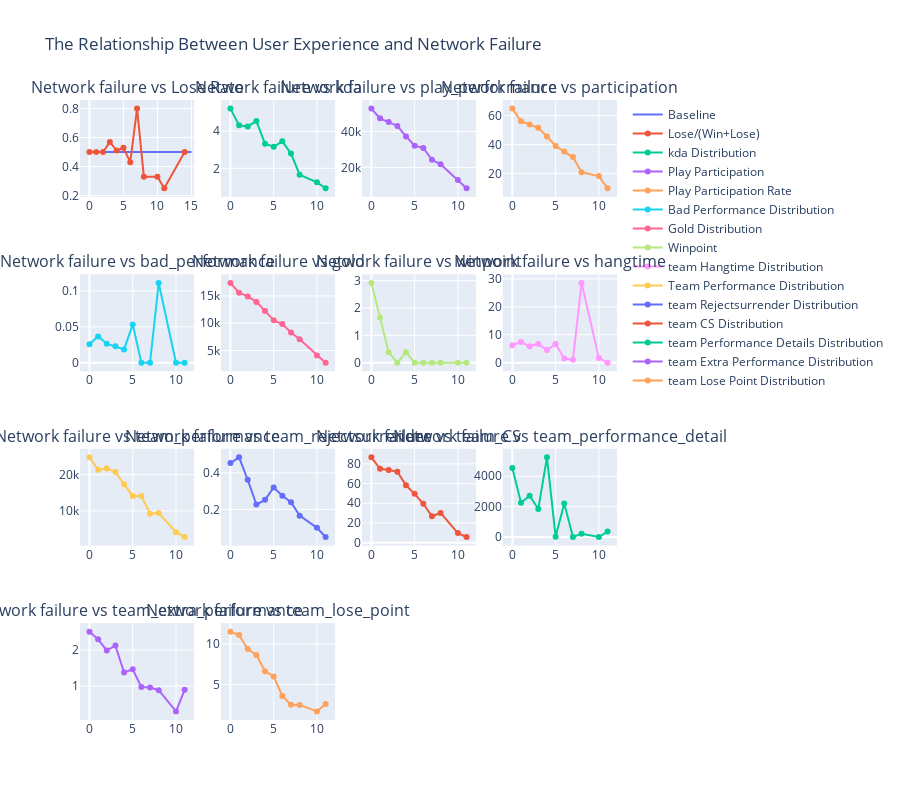

Write notebook code for a chart like this one.
### Code cell
path = r'C:/Users/Ready Player One/Desktop/data'
data = pd.read_csv(path, index_col=None, header=0, sep=",")

#关于网络掉线次数的统计
network_failure_index=data.network_failure.value_counts(sort=True).sort_index().index
network_roomresult_count=data['roomresult'].groupby(data.network_failure).value_counts(dropna=True)
network_failure=pd.DataFrame(network_roomresult_count).rename(columns={'roomresult':'values'}).reset_index()
win_n=network_failure.loc[network_failure['roomresult']=='Win']
lose_n=network_failure.loc[network_failure['roomresult']=='Lose']
weight=pd.DataFrame(np.arange(1.3,0.1,-0.1))
wl_network_failure=win_n.merge(lose_n,how='left',left_on=win_n['network_failure'],right_on=lose_n['network_failure'])
lose_network_rate=(wl_network_failure['values_y']/(wl_network_failure['values_y']+wl_network_failure['values_x'])).round(2)

#定义聚合函数
self_network_mean=pd.concat([data.loc[:,'kda':'hangtime'].groupby(data.network_failure).mean(),weight], axis=1,ignore_index=False).rename(columns={0: 'weight'}).dropna()
self_network_mean=self_network_mean.loc[:,'kda':'hangtime'].multiply(self_network_mean.weight, axis="index")
team_network_mean=pd.concat([data.loc[:,'team_performance':'team_lose_point'].groupby(data.network_failure).mean(),weight], axis=1,ignore_index=False).rename(columns={0: 'weight'}).dropna()
team_network_mean=team_network_mean.loc[:,'team_performance':'team_lose_point'].multiply(team_network_mean.weight, axis="index")

# 绘制可视化图片验证猜想
name_list1=pd.concat([lose_network_rate,data.loc[:,'kda':'hangtime']],axis=1,ignore_index=False).rename(columns={0: 'Lose Rate'})
name_list1=pd.concat([name_list1,data.loc[:,'team_performance':'team_lose_point']],axis=1,ignore_index=False).columns.values.tolist()
def name():
    new_name_list1=[]
    for names in name_list1:
        answer='Network failure vs'+' '+names
        new_name_list1.append(answer)
    return new_name_list1
notice_line=np.ones(16)/2
network_failure = make_subplots(rows=4, cols=4,subplot_titles=(name()))

network_failure.add_trace(
    go.Scatter(
        y=notice_line,
        name='Baseline',
        mode='lines'),row=1, col=1)

network_failure.add_trace(
    go.Scatter(
        x=network_failure_index,
        y=lose_network_rate,
        name='Lose/(Win+Lose)'),row=1, col=1)

network_failure.add_trace(
    go.Scatter(
        x=network_failure_index,
        y=self_network_mean.kda,
        name='kda Distribution',
        mode='lines+markers'),row=1, col=2)

network_failure.add_trace(
    go.Scatter(
        x=network_failure_index,
        y=self_network_mean.play_performance,
        name='Play Participation',
        mode='lines+markers'),row=1, col=3)

network_failure.add_trace(    
    go.Scatter(
        x=network_failure_index, 
        y=self_network_mean.participation, 
        name='Play Participation Rate',
        mode='lines+markers'),row=1, col=4)

network_failure.add_trace(    
    go.Scatter(
        x=network_failure_index, 
        y=self_network_mean.bad_performance, 
        name='Bad Performance Distribution',
        mode='lines+markers'),row=2, col=1)

network_failure.add_trace(    
    go.Scatter(
        x=network_failure_index, 
        y=self_network_mean.gold, 
        name='Gold Distribution',
        mode='lines+markers'),row=2, col=2)

network_failure.add_trace(
    go.Scatter(
        x=network_failure_index, 
        y=self_network_mean.winpoint, 
        name='Winpoint',
        mode='lines+markers'),row=2, col=3)

network_failure.add_trace(
    go.Scatter(
        x=network_failure_index, 
        y=self_network_mean.hangtime, 
        name='team Hangtime Distribution',
        mode='lines+markers'),row=2, col=4)

network_failure.add_trace(
    go.Scatter(
        x=network_failure_index, 
        y=team_network_mean.team_performance, 
        name='Team Performance Distribution',
        mode='lines+markers'),row=3, col=1)

network_failure.add_trace(
    go.Scatter(
        x=network_failure_index, 
        y=team_network_mean.team_rejectsurrender, 
        name='team Rejectsurrender Distribution',
        mode='lines+markers'),row=3, col=2)

network_failure.add_trace(
    go.Scatter(
        x=network_failure_index, 
        y=team_network_mean.team_CS, 
        name='team CS Distribution',
        mode='lines+markers'),row=3, col=3)

network_failure.add_trace(
    go.Scatter(
        x=network_failure_index, 
        y=team_network_mean.team_performance_detail, 
        name='team Performance Details Distribution',
        mode='lines+markers'),row=3, col=4)

network_failure.add_trace(
    go.Scatter(
        x=network_failure_index, 
        y=team_network_mean.team_extra_performance, 
        name='team Extra Performance Distribution',
        mode='lines+markers'),row=4, col=1)

network_failure.add_trace(
    go.Scatter(
        x=network_failure_index, 
        y=team_network_mean.team_lose_point, 
        name='team Lose Point Distribution',
        mode='lines+markers'),row=4, col=2)

network_failure=network_failure.update_layout(height=800,title_text="The Relationship Between User Experience and Network Failure")
network_failure.show()
'''
分析与假设一之间的关系
1.总体上：随着掉线次数的增加，个人玩家和团队体验逐渐变得不佳；
2.玩家个人失败概率将逐渐增大,始终小于50%。其他指标如kda，个人战绩，个人参团率，个人获得金币量，个人胜利点都在平稳下降
3.从团队的视角来看，补兵数量，击杀敌人数量，击杀大小龙数量和团队点数随着断线次数增加而下降

问题：bad_performance和hangtime出现类似性，但在6-7处于最低值，不符合线段一直上升的假象趋势
     team_performance_detail(塔/怪)指数波动比较明显，在4/6出现较高异常值
'''

### Figure 1 — Plotly figure (JSON) as saved in the notebook; plotly's stock layout.template omitted (floating-point values rounded to 4 significant figures)
{"data": [{"mode": "lines", "name": "Baseline", "type": "scatter", "xaxis": "x", "y": [0.5, 0.5, 0.5, 0.5, 0.5, 0.5, 0.5, 0.5, 0.5, 0.5, 0.5, 0.5, 0.5, 0.5, 0.5, 0.5], "yaxis": "y"}, {"name": "Lose/(Win+Lose)", "type": "scatter", "x": [0, 1, 2, 3, 4, 5, 6, 7, 8, 10, 11, 14], "xaxis": "x", "y": [0.5, 0.5, 0.5, 0.57, 0.51, 0.53, 0.43, 0.8, 0.33, 0.33, 0.25, 0.5], "yaxis": "y"}, {"mode": "lines+markers", "name": "kda Distribution", "type": "scatter", "x": [0, 1, 2, 3, 4, 5, 6, 7, 8, 10, 11, 14], "xaxis": "x2", "y": [5.225, 4.32, 4.26, 4.553, 3.323, 3.163, 3.457, 2.796, 1.657, 1.24, 0.9205], "yaxis": "y2"}, {"mode": "lines+markers", "name": "Play Participation", "type": "scatter", "x": [0, 1, 2, 3, 4, 5, 6, 7, 8, 10, 11, 14], "xaxis": "x3", "y": [52710.0, 47290.0, 45210.0, 43060.0, 37230.0, 32050.0, 30780.0, 24230.0, 21730.0, 13010.0, 8383.0], "yaxis": "y3"}, {"mode": "lines+markers", "name": "Play Participation Rate", "type": "scatter", "x": [0, 1, 2, 3, 4, 5, 6, 7, 8, 10, 11, 14], "xaxis": "x4", "y": [64.87, 56.16, 53.87, 51.65, 45.6, 39.07, 35.22, 31.44, 20.94, 18.3, 9.9], "yaxis": "y4"}, {"mode": "lines+markers", "name": "Bad Performance Distribution", "type": "scatter", "x": [0, 1, 2, 3, 4, 5, 6, 7, 8, 10, 11, 14], "xaxis": "x5", "y": [0.02552, 0.03662, 0.02642, 0.02273, 0.01849, 0.05333, 0, 0, 0.1111, 0, 0], "yaxis": "y5"}, {"mode": "lines+markers", "name": "Gold Distribution", "type": "scatter", "x": [0, 1, 2, 3, 4, 5, 6, 7, 8, 10, 11, 14], "xaxis": "x6", "y": [17360.0, 15570.0, 14900.0, 13900.0, 12250.0, 10520.0, 9833.0, 8307.0, 7072.0, 4103.0, 2776.0], "yaxis": "y6"}, {"mode": "lines+markers", "name": "Winpoint", "type": "scatter", "x": [0, 1, 2, 3, 4, 5, 6, 7, 8, 10, 11, 14], "xaxis": "x7", "y": [2.916, 1.652, 0.3825, 0, 0.3822, 0, 0, 0, 0, 0, 0], "yaxis": "y7"}, {"mode": "lines+markers", "name": "team Hangtime Distribution", "type": "scatter", "x": [0, 1, 2, 3, 4, 5, 6, 7, 8, 10, 11, 14], "xaxis": "x8", "y": [6.265, 7.383, 5.852, 6.727, 4.531, 6.693, 1.5, 1.08, 28.56, 1.7, 0], "yaxis": "y8"}, {"mode": "lines+markers", "name": "Team Performance Distribution", "type": "scatter", "x": [0, 1, 2, 3, 4, 5, 6, 7, 8, 10, 11, 14], "xaxis": "x9", "y": [24770.0, 21340.0, 21710.0, 20730.0, 17320.0, 14110.0, 14090.0, 9207.0, 9386.0, 4127.0, 2787.0], "yaxis": "y9"}, {"mode": "lines+markers", "name": "team Rejectsurrender Distribution", "type": "scatter", "x": [0, 1, 2, 3, 4, 5, 6, 7, 8, 10, 11, 14], "xaxis": "x10", "y": [0.4534, 0.4847, 0.3624, 0.2273, 0.2527, 0.32, 0.275, 0.24, 0.1667, 0.1, 0.05], "yaxis": "y10"}, {"mode": "lines+markers", "name": "team CS Distribution", "type": "scatter", "x": [0, 1, 2, 3, 4, 5, 6, 7, 8, 10, 11, 14], "xaxis": "x11", "y": [86.67, 74.99, 73.84, 71.97, 58.22, 49.6, 39.5, 26.76, 30.17, 9.7, 5.7], "yaxis": "y11"}, {"mode": "lines+markers", "name": "team Performance Details Distribution", "type": "scatter", "x": [0, 1, 2, 3, 4, 5, 6, 7, 8, 10, 11, 14], "xaxis": "x12", "y": [4540.0, 2251.0, 2713.0, 1849.0, 5247.0, 22.08, 2200.0, 0, 216.7, 0, 361.5], "yaxis": "y12"}, {"mode": "lines+markers", "name": "team Extra Performance Distribution", "type": "scatter", "x": [0, 1, 2, 3, 4, 5, 6, 7, 8, 10, 11, 14], "xaxis": "x13", "y": [2.51, 2.299, 1.993, 2.125, 1.381, 1.467, 0.975, 0.96, 0.8889, 0.3, 0.9], "yaxis": "y13"}, {"mode": "lines+markers", "name": "team Lose Point Distribution", "type": "scatter", "x": [0, 1, 2, 3, 4, 5, 6, 7, 8, 10, 11, 14], "xaxis": "x14", "y": [11.49, 11.1, 9.372, 8.625, 6.645, 6.0, 3.6, 2.52, 2.5, 1.7, 2.6], "yaxis": "y14"}], "layout": {"annotations": [{"font": {"size": 16}, "showarrow": false, "text": "Network failure vs Lose Rate", "x": 0.1062, "xanchor": "center", "xref": "paper", "y": 1, "yanchor": "bottom", "yref": "paper"}, {"font": {"size": 16}, "showarrow": false, "text": "Network failure vs kda", "x": 0.3688, "xanchor": "center", "xref": "paper", "y": 1, "yanchor": "bottom", "yref": "paper"}, {"font": {"size": 16}, "showarrow": false, "text": "Network failure vs play_performance", "x": 0.6313, "xanchor": "center", "xref": "paper", "y": 1, "yanchor": "bottom", "yref": "paper"}, {"font": {"size": 16}, "showarrow": false, "text": "Network failure vs participation", "x": 0.8938, "xanchor": "center", "xref": "paper", "y": 1, "yanchor": "bottom", "yref": "paper"}, {"font": {"size": 16}, "showarrow": false, "text": "Network failure vs bad_performance", "x": 0.1062, "xanchor": "center", "xref": "paper", "y": 0.7188, "yanchor": "bottom", "yref": "paper"}, {"font": {"size": 16}, "showarrow": false, "text": "Network failure vs gold", "x": 0.3688, "xanchor": "center", "xref": "paper", "y": 0.7188, "yanchor": "bottom", "yref": "paper"}, {"font": {"size": 16}, "showarrow": false, "text": "Network failure vs winpoint", "x": 0.6313, "xanchor": "center", "xref": "paper", "y": 0.7188, "yanchor": "bottom", "yref": "paper"}, {"font": {"size": 16}, "showarrow": false, "text": "Network failure vs hangtime", "x": 0.8938, "xanchor": "center", "xref": "paper", "y": 0.7188, "yanchor": "bottom", "yref": "paper"}, {"font": {"size": 16}, "showarrow": false, "text": "Network failure vs team_performance", "x": 0.1062, "xanchor": "center", "xref": "paper", "y": 0.4375, "yanchor": "bottom", "yref": "paper"}, {"font": {"size": 16}, "showarrow": false, "text": "Network failure vs team_rejectsurrender", "x": 0.3688, "xanchor": "center", "xref": "paper", "y": 0.4375, "yanchor": "bottom", "yref": "paper"}, {"font": {"size": 16}, "showarrow": false, "text": "Network failure vs team_CS", "x": 0.6313, "xanchor": "center", "xref": "paper", "y": 0.4375, "yanchor": "bottom", "yref": "paper"}, {"font": {"size": 16}, "showarrow": false, "text": "Network failure vs team_performance_detail", "x": 0.8938, "xanchor": "center", "xref": "paper", "y": 0.4375, "yanchor": "bottom", "yref": "paper"}, {"font": {"size": 16}, "showarrow": false, "text": "Network failure vs team_extra_performance", "x": 0.1062, "xanchor": "center", "xref": "paper", "y": 0.1562, "yanchor": "bottom", "yref": "paper"}, {"font": {"size": 16}, "showarrow": false, "text": "Network failure vs team_lose_point", "x": 0.3688, "xanchor": "center", "xref": "paper", "y": 0.1562, "yanchor": "bottom", "yref": "paper"}], "height": 800, "title": {"text": "The Relationship Between User Experience and Network Failure"}, "xaxis": {"anchor": "y", "domain": [0, 0.2125]}, "xaxis10": {"anchor": "y10", "domain": [0.2625, 0.475]}, "xaxis11": {"anchor": "y11", "domain": [0.525, 0.7375]}, "xaxis12": {"anchor": "y12", "domain": [0.7875, 1]}, "xaxis13": {"anchor": "y13", "domain": [0, 0.2125]}, "xaxis14": {"anchor": "y14", "domain": [0.2625, 0.475]}, "xaxis15": {"anchor": "y15", "domain": [0.525, 0.7375]}, "xaxis16": {"anchor": "y16", "domain": [0.7875, 1]}, "xaxis2": {"anchor": "y2", "domain": [0.2625, 0.475]}, "xaxis3": {"anchor": "y3", "domain": [0.525, 0.7375]}, "xaxis4": {"anchor": "y4", "domain": [0.7875, 1]}, "xaxis5": {"anchor": "y5", "domain": [0, 0.2125]}, "xaxis6": {"anchor": "y6", "domain": [0.2625, 0.475]}, "xaxis7": {"anchor": "y7", "domain": [0.525, 0.7375]}, "xaxis8": {"anchor": "y8", "domain": [0.7875, 1]}, "xaxis9": {"anchor": "y9", "domain": [0, 0.2125]}, "yaxis": {"anchor": "x", "domain": [0.8438, 1]}, "yaxis10": {"anchor": "x10", "domain": [0.2812, 0.4375]}, "yaxis11": {"anchor": "x11", "domain": [0.2812, 0.4375]}, "yaxis12": {"anchor": "x12", "domain": [0.2812, 0.4375]}, "yaxis13": {"anchor": "x13", "domain": [0, 0.1562]}, "yaxis14": {"anchor": "x14", "domain": [0, 0.1562]}, "yaxis15": {"anchor": "x15", "domain": [0, 0.1562]}, "yaxis16": {"anchor": "x16", "domain": [0, 0.1562]}, "yaxis2": {"anchor": "x2", "domain": [0.8438, 1]}, "yaxis3": {"anchor": "x3", "domain": [0.8438, 1]}, "yaxis4": {"anchor": "x4", "domain": [0.8438, 1]}, "yaxis5": {"anchor": "x5", "domain": [0.5625, 0.7188]}, "yaxis6": {"anchor": "x6", "domain": [0.5625, 0.7188]}, "yaxis7": {"anchor": "x7", "domain": [0.5625, 0.7188]}, "yaxis8": {"anchor": "x8", "domain": [0.5625, 0.7188]}, "yaxis9": {"anchor": "x9", "domain": [0.2812, 0.4375]}}}
